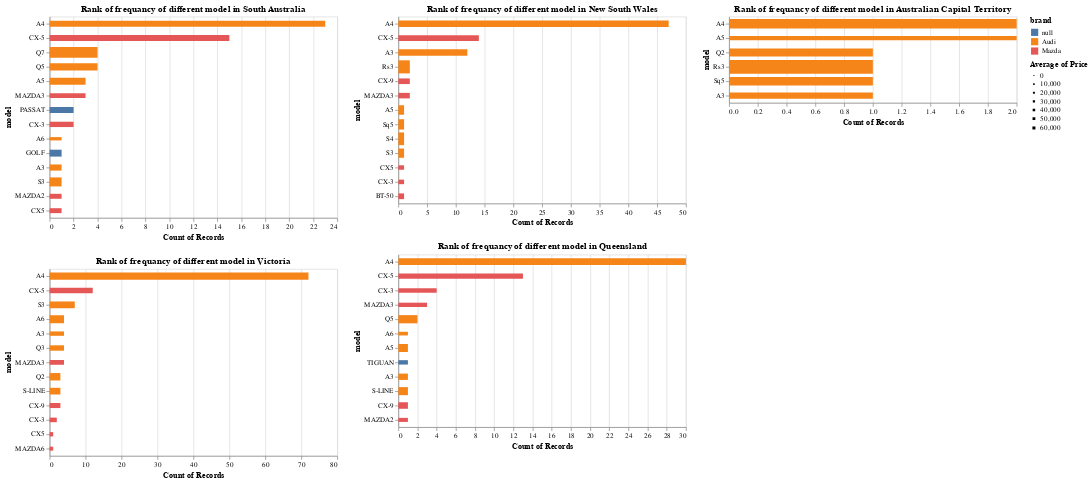

The notebook cell saved with this chart:
### Code cell
pd.set_option('display.max_rows', 500)
audi = pd.read_csv("audi.csv")
mazda = pd.read_csv("mazda.csv")
# alt.Title(
#        f"Median price of difference model in {stage}",
#        subtitle="All type of property"))

extract_location_details(audi)
extract_location_details(mazda)
audi_mazda = pd.concat([audi,mazda])
audi_mazda.loc[audi_mazda["model"].isna()] 

df = audi_mazda.loc[audi_mazda["Price"] > 1000]

stage = list(df["stage"].unique())

names = locals()

plot_dict = {}
for i in range(len(stage)):
    tem = str(stage[i]).replace(" ","")
    names[str(tem)] = plot_stage_vs_model(stage[i])
    plot_dict[i] = names[str(tem)]

plot_list = ""

for i in range(len(plot_dict)):
    plot_list += f"plot_dict[{i}]"

    if i < 4:
        if i % 2==0:

            plot_list += "&"
        else:
            plot_list += "|"


eval(plot_list)
